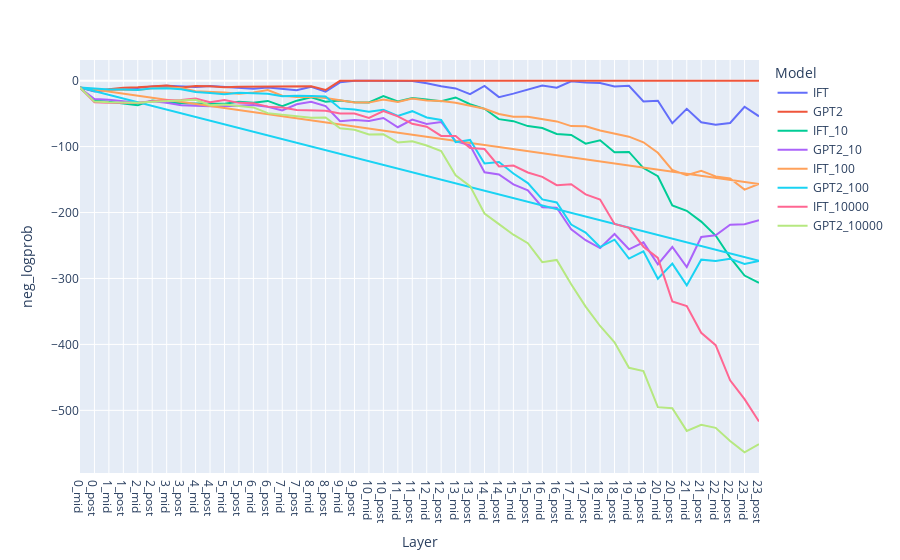
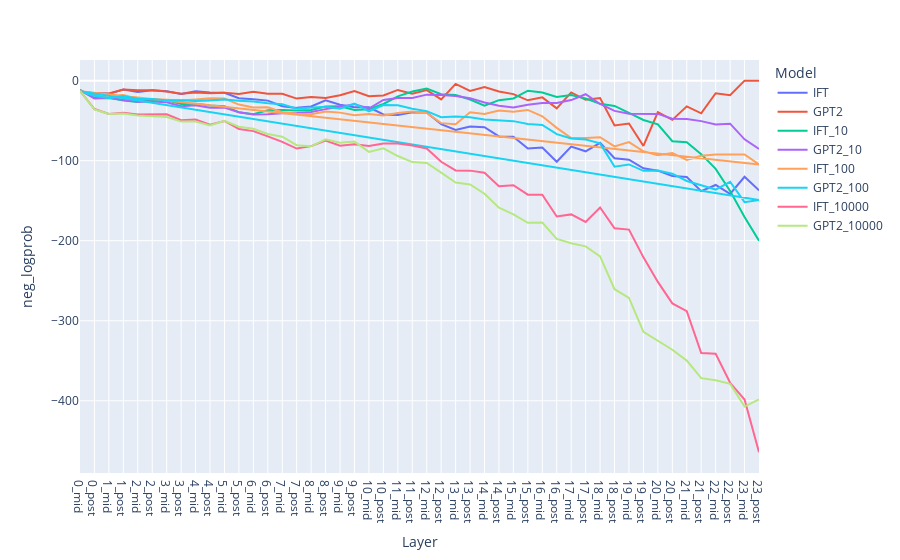
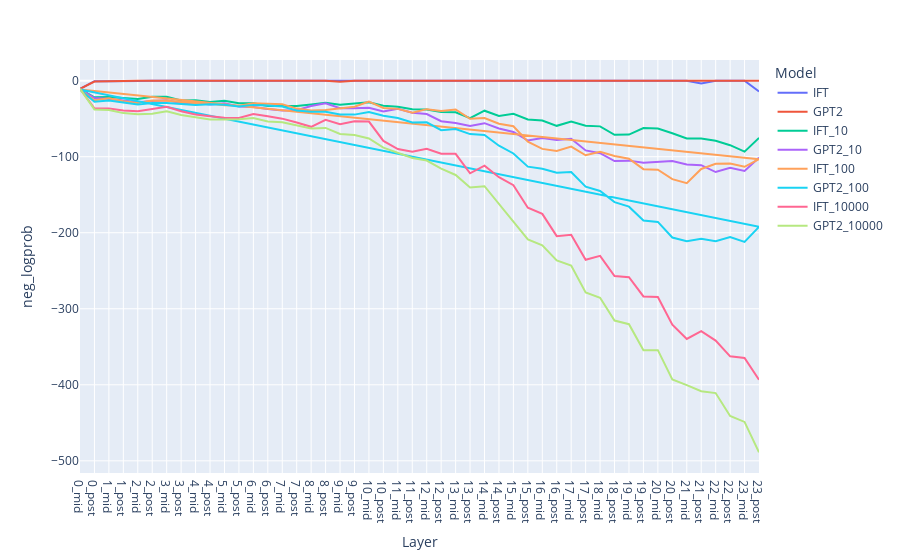
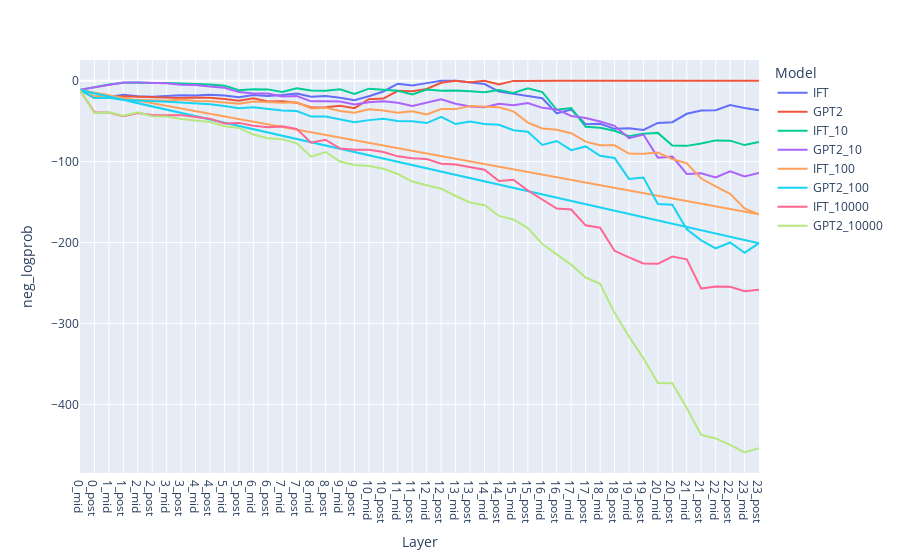

Notebook code for these charts, in order:
### Code cell
ift_device = ift.embed.W_E.device
gpt2_device = gpt2.embed.W_E.device
# tok_ids = [29, 314, 1101, 2111, 284, 5879, 25, 611, 39280]
tok_ids = gpt2_out
prompt_shape = prompt_input_ids.shape
print(tok_ids)


curr_input_ids = prompt_input_ids
curr_attn_mask = attention_mask
for tok_id in tok_ids[0][:12]:

    with torch.inference_mode():
        _, gpt2_cache = gpt2.run_with_cache(
            curr_input_ids.to(gpt2_device),
            attention_mask=curr_attn_mask.to(gpt2_device),
            past_kv_cache=None,
        )
        _, ift_cache = ift.run_with_cache(
            curr_input_ids.to(ift_device),
            attention_mask=curr_attn_mask.to(ift_device),
            past_kv_cache=None,
        )

    gpt2_acts = []
    for layer in range(gpt2.cfg.n_layers):
        gpt2_acts.append(
            gpt2_cache[f"blocks.{layer}.hook_resid_mid"][0, -1, :]
        )
        gpt2_acts.append(
            gpt2_cache[f"blocks.{layer}.hook_resid_post"][0, -1, :]
        )
    gpt2_acts = torch.stack(gpt2_acts, dim=0)
    gpt2_unembed = gpt2.unembed.W_U
    gpt2_vocab_proj = einsum(
        "layer d_model, d_model vocab -> layer vocab",
        gpt2_acts,
        gpt2_unembed,
    )
    ift_acts = []
    for layer in range(gpt2.cfg.n_layers):
        ift_acts.append(ift_cache[f"blocks.{layer}.hook_resid_mid"][0, -1, :])
        ift_acts.append(ift_cache[f"blocks.{layer}.hook_resid_post"][0, -1, :])
    ift_acts = torch.stack(ift_acts, dim=0)
    ift_unembed = ift.unembed.W_U
    ift_vocab_proj = einsum(
        "layer d_model, d_model vocab -> layer vocab",
        ift_acts,
        ift_unembed,
    )

    neg_tok = gpt2_vocab_proj[-1].argmax(dim=-1)

    gpt2_neg_logprobs = gpt2_vocab_proj.log_softmax(dim=-1)[:, neg_tok]
    gpt2_neg_rank = (
        gpt2_vocab_proj.topk(k=gpt2.cfg.d_vocab).indices == neg_tok
    ).nonzero()[:, 1]
    ift_neg_logprobs = ift_vocab_proj.log_softmax(dim=-1)[:, neg_tok]
    ift_neg_rank = (
        ift_vocab_proj.topk(k=ift.cfg.d_vocab).indices
        == neg_tok.to(ift_device)
    ).nonzero()[:, 1]

    plot_data = []
    for layer in range(gpt2.cfg.n_layers * 2):

        layer_num = int(layer / 2)
        suffix = "mid"
        if layer % 2 == 1:
            suffix = "post"

        plot_data.append(
            {
                "Layer": f"{layer_num}_{suffix}",
                "neg_logprob": ift_neg_logprobs[layer].item(),
                # "neg_rank": ift_neg_rank[layer].item(),
                "Model": "IFT",
            }
        )
        plot_data.append(
            {
                "Layer": f"{layer_num}_{suffix}",
                "neg_logprob": gpt2_neg_logprobs[layer].item(),
                # "neg_rank": gpt2_neg_rank[layer].item(),
                "Model": "GPT2",
            }
        )

    neg_toks = gpt2_vocab_proj[-1].topk(k=10001, dim=-1)
    for k in [10, 100, 100, 10000]:
        neg_tok = neg_toks.indices[k]
        gpt2_log_probs = gpt2_vocab_proj.log_softmax(dim=-1)[:, neg_tok]
        ift_log_probs = ift_vocab_proj.log_softmax(dim=-1)[:, neg_tok]
        for layer in range(gpt2.cfg.n_layers * 2):

            layer_num = int(layer / 2)
            suffix = "mid"
            if layer % 2 == 1:
                suffix = "post"

            plot_data.append(
                {
                    "Layer": f"{layer_num}_{suffix}",
                    "neg_logprob": ift_log_probs[layer].item(),
                    # "neg_rank": ift_neg_rank[layer].item(),
                    "Model": f"IFT_{k}",
                    "k": k,
                }
            )
            plot_data.append(
                {
                    "Layer": f"{layer_num}_{suffix}",
                    "neg_logprob": gpt2_log_probs[layer].item(),
                    # "neg_rank": gpt2_neg_rank[layer].item(),
                    "Model": f"GPT2_{k}",
                    "k": k,
                }
            )

    plot_data = pd.DataFrame(plot_data)

    print(f"Neg tok: {neg_tok}")
    print(f"Tok id: {tok_id}")
    # px.line(gpt2_i_probs.detach().cpu(), labels={"x": labels})
    # px.line(plot_data, x="Layer", y="neg_prob", color="Model").show(None)
    px.line(plot_data, x="Layer", y="neg_logprob", color="Model").show(None)
    #px.line(plot_data, x="Layer", y="neg_logprob", color="Model").show(None)
    # px.line(plot_data, x="Layer", y="neg_rank", color="Model").show(None)
    # px.line(plot_data, x="Layer", y="pos_prob", color="Model").show(None)
    # px.line(plot_data, x="Layer", y="pos_logprob", color="Model").show(None)
    # px.line(plot_data, x="Layer", y="pos_rank", color="Model").show(None)
    print("zzzzzzzzzzzzzzzzzzzzzzzzzzzzzzzzzzzzzzzzzzzzzzzzzzzz")

    curr_input_ids = torch.cat(
        [curr_input_ids, torch.tensor([[tok_id.item()]])], dim=1
    )
    curr_attn_mask = torch.cat([curr_attn_mask, torch.tensor([[1]])], dim=1)
    prompt_shape = curr_input_ids.shape

    breakpoint()
